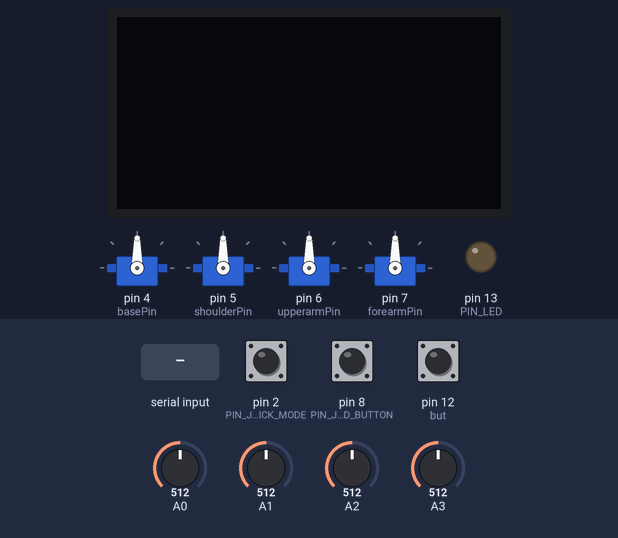
A sketch run on a simulated Arduino Uno, built with avr-gcc and run on an emulated ATmega328P. Parts: 4 × servo, 128×64 one-colour display, output pins drawn as LEDs (lit = HIGH). Inputs (shaded band) come from the test bench; at power-on: pin 8 (PIN_JOINT_READ_BUTTON) HIGH, pin 2 (PIN_JOINT_JOYSTICK_MODE) HIGH, pin 12 (but) HIGH, A0 = 512, A1 = 512, A2 = 512, A3 = 512. The OLED is the two-colour kind (top 16 rows yellow); what the sketch prints to the serial monitor is not drawn.

Above: at 1.2 s.
1.3 s: pin 8 (PIN_JOINT_READ_BUTTON) pulled LOW for 0.15 s
At 2.5 s:
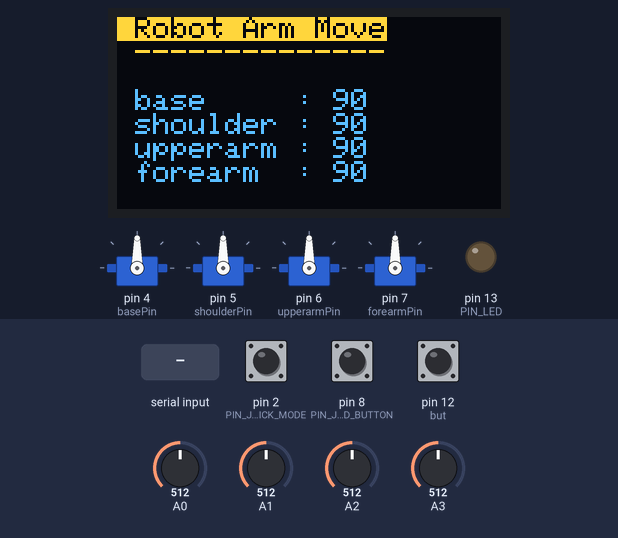
2.9 s: pin 2 (PIN_JOINT_JOYSTICK_MODE) pulled LOW for 0.15 s
At 3.8 s:
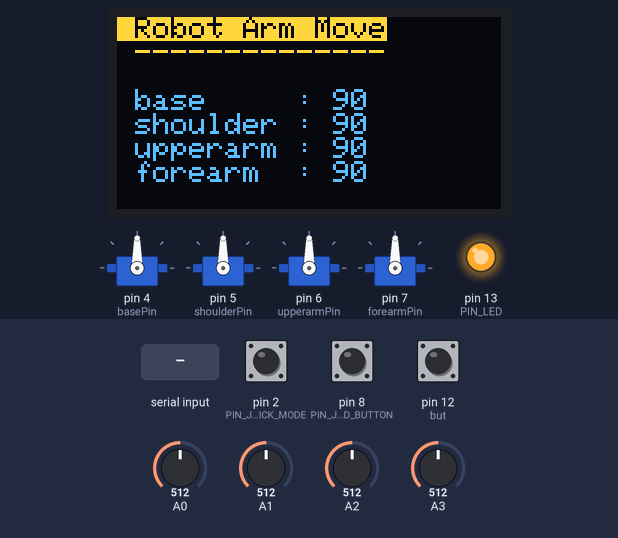
4.5 s: "90,45,200\n" received over Serial
At 5.8 s:
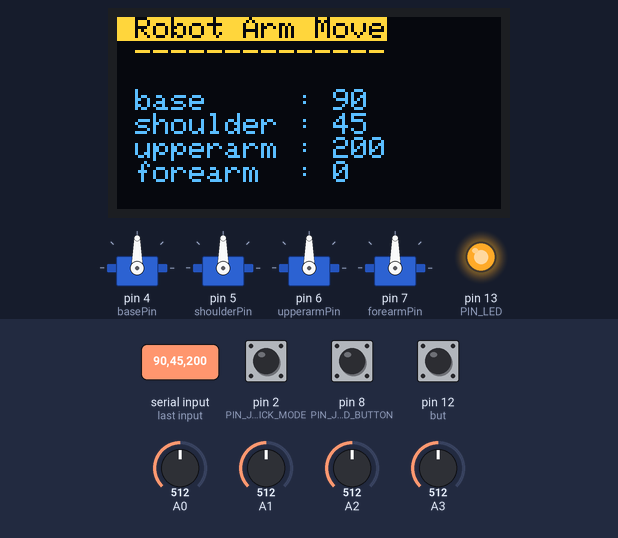
7.0 s: byte 100 ('d') received over Serial
10.0 s: "30,150,10\n" received over Serial
At 10.5 s:
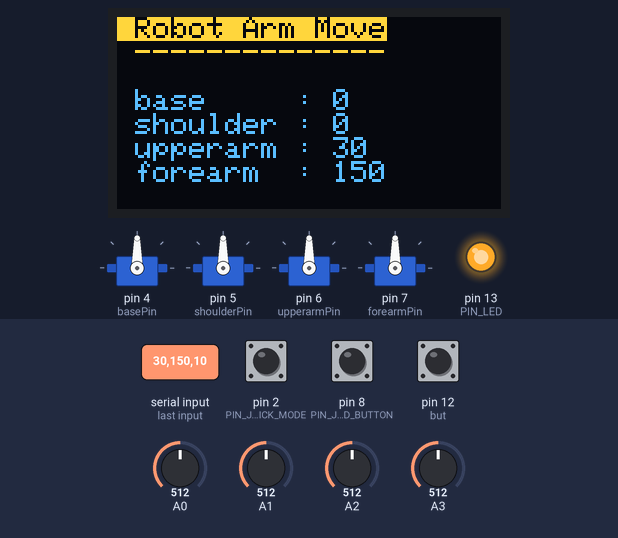
13.0 s: pin 12 (but) pulled LOW for 1 s
Timing chart, 0 to 16.0 s (numbered marks = the images above; inputs shaded):
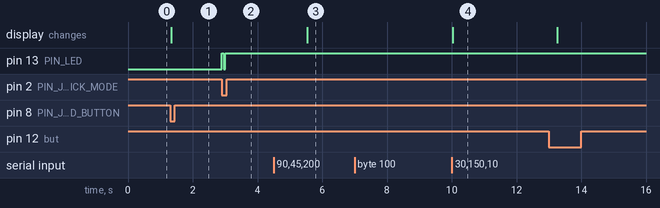

The sketch:

08_robotarm_joystick_return.ino
```cpp
#include <Adafruit_GFX.h>
#include <Adafruit_SSD1306.h>

#define SCREEN_WIDTH 128  // OLED display width, in pixels
#define SCREEN_HEIGHT 64  // OLED display height, in pixels

#define OLED_RESET -1        // Reset pin # (or -1 if sharing Arduino reset pin)
#define SCREEN_ADDRESS 0x3C  ///< See datasheet for Address; 0x3D for 128x64, 0x3C for 128x32
Adafruit_SSD1306 display(SCREEN_WIDTH, SCREEN_HEIGHT, &Wire, OLED_RESET);

#include <Servo.h>

int basePin = 4;
int shoulderPin = 5;
int upperarmPin = 6;
int forearmPin = 7;

const int servoInitAngle = 90;

int baseAngle = servoInitAngle;
int shoulderAngle = servoInitAngle;
int upperarmAngle = servoInitAngle;
int forearmAngle = servoInitAngle;

Servo base;
Servo shoulder;
Servo upperarm;
Servo forearm;

int baseStatus = 1;
int shoulderStatus = 1;
int upperarmStatus = 1;
int forearmStatus = 1;

#define PIN_JOINT_READ_BUTTON 8
#define PIN_JOINT_JOYSTICK_MODE 2
#define but 12
#define PIN_LED 13

bool isJoystickMode = false;
int done = 0;

int servoParallelControl(int thePos, Servo theServo, int speed) {
  int startPos = theServo.read();
  int newPos = startPos;

  if (startPos < (thePos)) {
    newPos = newPos + 1;
    theServo.write(newPos);
    delay(speed);
    return 0;
  } else if (newPos > (thePos)) {
    newPos = newPos - 1;
    theServo.write(newPos);
    delay(speed);
    return 0;
  } else {
    return 1;
  }
}


void setup() {
  Serial.begin(115200);
  pinMode(PIN_JOINT_READ_BUTTON, INPUT_PULLUP);
  pinMode(PIN_JOINT_JOYSTICK_MODE, INPUT_PULLUP);
  pinMode(PIN_LED, OUTPUT);
  pinMode(but, INPUT_PULLUP);

  attachInterrupt(INT0, ISRJoystickMode, LOW);

  base.attach(basePin);
  shoulder.attach(shoulderPin);
  upperarm.attach(upperarmPin);
  forearm.attach(forearmPin);

  base.write(servoInitAngle);
  shoulder.write(servoInitAngle);
  upperarm.write(servoInitAngle);
  forearm.write(servoInitAngle);

  // SSD1306_SWITCHCAPVCC = generate display voltage from 3.3V internally
  if (!display.begin(SSD1306_SWITCHCAPVCC, SCREEN_ADDRESS)) {
    Serial.println(F("SSD1306 allocation failed"));
    for (;;)
      ;  // Don't proceed, loop forever
  }
  // Clear the buffer
  Serial.println("oled found!");
  display.clearDisplay();
  display.display();
}

void ISRJoystickMode() {
	static unsigned long prev = 0;

	if (millis() - prev > 50 && digitalRead(PIN_JOINT_JOYSTICK_MODE) == LOW) {
		isJoystickMode = !isJoystickMode;
		prev = millis();
	}
	if (isJoystickMode) {
		digitalWrite(PIN_LED, HIGH);
	} else {
		digitalWrite(PIN_LED, LOW);
	}
}

//조이스틱 모드 체크, 값을 읽어서 전역변수 angle값 수정
void checkJoystickMode() {
	if (isJoystickMode) {
		baseAngle = map(analogRead(A1), 0, 1023, 5, 175);
		shoulderAngle = map(analogRead(A0), 0, 1023, 5, 175);
		upperarmAngle = map(analogRead(A3), 0, 1023, 5, 175);
		forearmAngle = map(analogRead(A2), 0, 1023, 5, 175);

		done = 0;
	}
}

//D8 버튼이 눌렸을때 서보 값을 읽어서 OLED에 보여주는 함수
void checkJointReadButton() {
	if (digitalRead(PIN_JOINT_READ_BUTTON) == LOW)
	{
		isJoystickMode = false;

		baseAngle = base.read();
		shoulderAngle = shoulder.read();
		upperarmAngle = upperarm.read();
		forearmAngle = forearm.read();

		displayOLED();
		while (!digitalRead(PIN_JOINT_READ_BUTTON))
			;
	}
}

void displayOLED() {
	String baseStr = " base     : " + String(baseAngle);
	String shoulderStr = " shoulder : " + String(shoulderAngle);
	String upperarmStr = " upperarm : " + String(upperarmAngle);
	String forearmStr = " forearm  : " + String(forearmAngle);

	display.clearDisplay();
	display.setTextSize(1);  // Normal 1:1 pixel scale
	display.setTextColor(SSD1306_BLACK, SSD1306_WHITE);  // Draw 'inverse' text

	display.setCursor(0, 0);  // Start at top-left corner
	display.println(" Robot Arm Move");
	display.setTextColor(SSD1306_WHITE);  // Draw white text
	display.println(" --------------");
	display.println(" ");
	display.setTextSize(1);  //  1:1 pixel scale
	display.println(baseStr);
	display.println(shoulderStr);
	display.println(upperarmStr);
	display.println(forearmStr);
	display.println("\n");  // OLED 에 마지막 줄이 안 보여서 넣어준 것임

	display.setCursor(0, 0);  // Start at top-left corner
	display.display();
	delay(100);
}

//서보모터 움직이는 부분
void moveJoints()
{
	if (isJoystickMode)
	{
		baseStatus = servoParallelControl(baseAngle, base, 20);
		shoulderStatus = servoParallelControl(shoulderAngle, shoulder, 20);
		upperarmStatus = servoParallelControl(upperarmAngle, upperarm, 20);
		forearmStatus = servoParallelControl(forearmAngle, forearm, 20);
	}
	else
	{
		while (done == 0)
		{
    	baseStatus = servoParallelControl(baseAngle, base, 20);
    	shoulderStatus = servoParallelControl(shoulderAngle, shoulder, 20);
    	upperarmStatus = servoParallelControl(upperarmAngle, upperarm, 20);
    	forearmStatus = servoParallelControl(forearmAngle, forearm, 20);

      	if (baseStatus == 1 && shoulderStatus == 1 && upperarmStatus == 1 && forearmStatus == 1)
			done = 1;
    	}
	}
}

void ft_send() {
  Serial.print(baseAngle);
  Serial.print(",");
  Serial.print(shoulderAngle);
  Serial.print(",");
  Serial.print(upperarmAngle);
  Serial.print(",");
  Serial.print(forearmAngle);
  Serial.println("d");
}

void loop()
{
  checkJointReadButton();
	checkJoystickMode();
  if (digitalRead(but) == LOW && digitalRead(PIN_JOINT_READ_BUTTON) == HIGH)
  {
    ft_send();
    delay(1000);
  }
  if (Serial.available() > 0)
	{
    //10,30,40,50d
    //90,90,90,90d
    //45,75,75,75d

    baseAngle = Serial.parseInt();
    shoulderAngle = Serial.parseInt();
    upperarmAngle = Serial.parseInt();
    forearmAngle = Serial.parseInt();

  if (Serial.read() == 'd') {
     Serial.println("received signal");
  }

	displayOLED();

	done = 0;
  	}
	moveJoints();
}
```

Measured:
- after the input at 1.3 s, the display: changes at once (image 1)
- after the input at 2.9 s, pin 13 (PIN_LED): LOW → HIGH at once, → LOW 0.05 s later, → HIGH 0.05 s later
- after the input at 4.5 s, the display: changes after 1.0 s (image 3)
- after the input at 7.0 s, every drawn part: stays the same
- after the input at 10.0 s, the display: changes at once (image 4)
